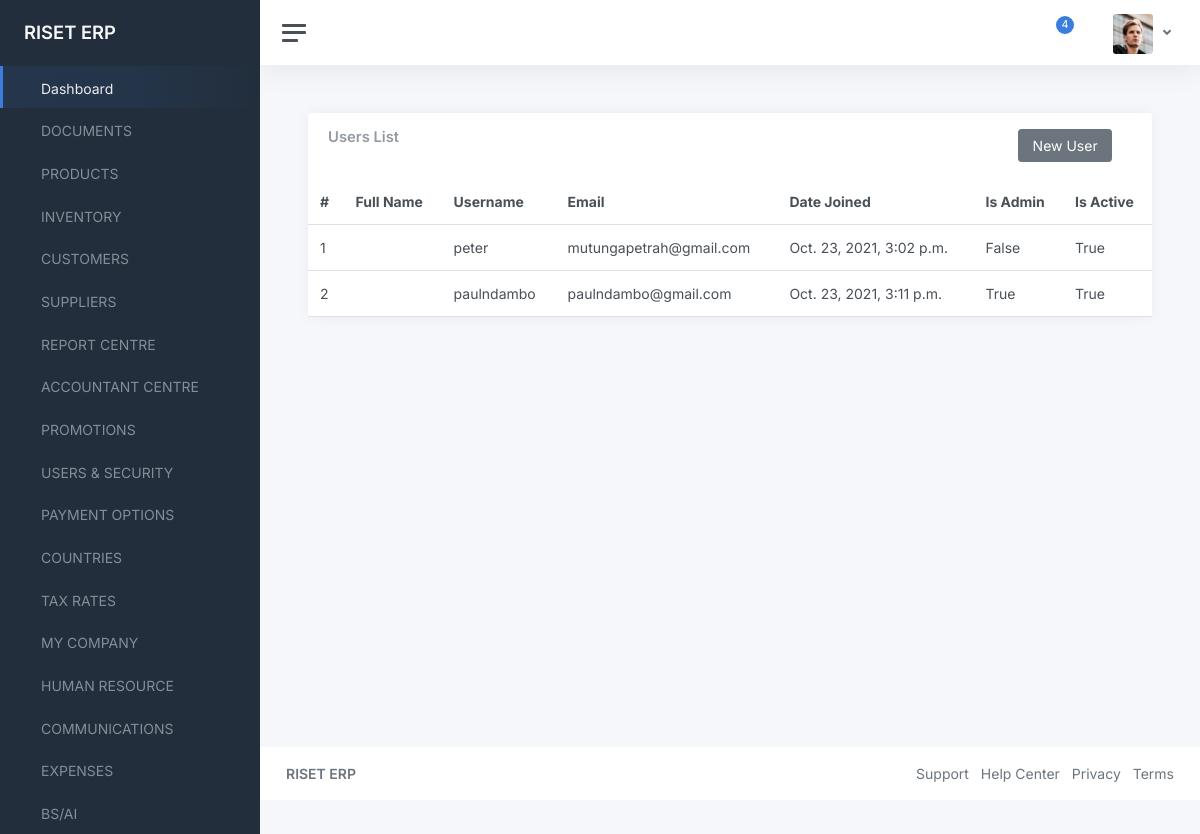
The app's page /accounts/users-list/, older data.
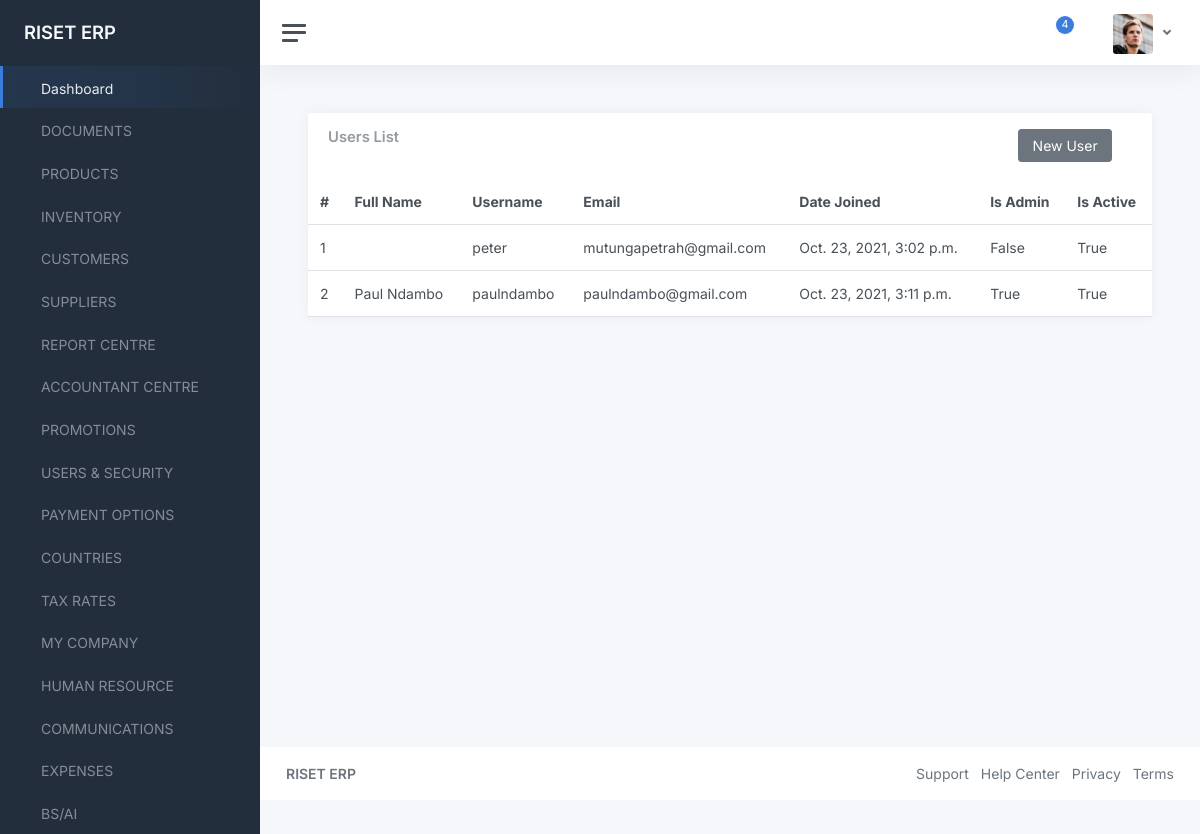
The same page, newer data.
### accounts/models.py (models this page shows, shortened)
class User(AbstractBaseUser, PermissionsMixin):
    email = models.EmailField(_('email address'), unique=True)
    username = models.CharField(_('Username'), max_length=200,unique=True)
    first_name = models.CharField(_('first name'), max_length=30, blank=True)
    last_name = models.CharField(_('last name'), max_length=30, blank=True)
    date_joined = models.DateTimeField(_('date joined'), auto_now_add=True)
    is_active = models.BooleanField(_('active'), default=True)
    is_admin = models.BooleanField(_('is_admin'), default=False)
    objects = UserManager()
    USERNAME_FIELD = 'username'
    REQUIRED_FIELDS = ['email']
    class Meta:
        verbose_name = _('user')
        verbose_name_plural = _('users')
    def get_full_name(self):
        full_name = '%s %s' % (self.first_name, self.last_name)
        return full_name.strip()

### accounts/views.py (the view)
# urls.py: path("users-list/", views.users_list, name="users-list"),
def users_list(request):
    users = User.objects.all()
    context = {
        "users": users
    }
    return render(request, "accounts/users.html", context)

### accounts/templates/accounts/users.html
{% extends "component-base.html" %}
{% block content %}
<main class="content">
	<div class="container-fluid p-0">
		<div class="row">
			<div class="col-12 col-lg-12 col-xxl-12 d-flex">
				<div class="card flex-fill">
					<div class="card-header">
            <div class="row">
							<div class="col-10">
								<h5 class="card-title mb-0">Users List</h5>
							</div>
							<div class="col-2">
								<a href="#" class="btn btn-secondary">New User</a>
							</div>
						</div>
					</div>
					<table class="table table-hover my-0">
						<thead>
							<tr>
                <th>#</th>
								<th>Full Name</th>
								<th>Username</th>
								<th>Email</th>
                <th>Date Joined</th>
                <th>Is Admin</th>
                <th>Is Active</th>
							</tr>
						</thead>
						<tbody>
{% for user in users %}
							<tr>
                <td>{{user.id}}</td>
								<td>{{user.get_full_name}}</td>
                <td>{{user.username}}</td>
                <td>{{user.email}}</td>
                <td>{{user.date_joined}}</td>
                <td>{{user.is_admin}}</td>
								<td>{{user.is_active}}</td>
							</tr>
{% endfor %}
						</tbody>
					</table>
				</div>
			</div>
		</div>
	</div>
</main>
{% endblock content %}

Row changes from the older to the newer data that the page shows:
changed User "paulndambo": get_full_name (not shown) → "Paul Ndambo"
